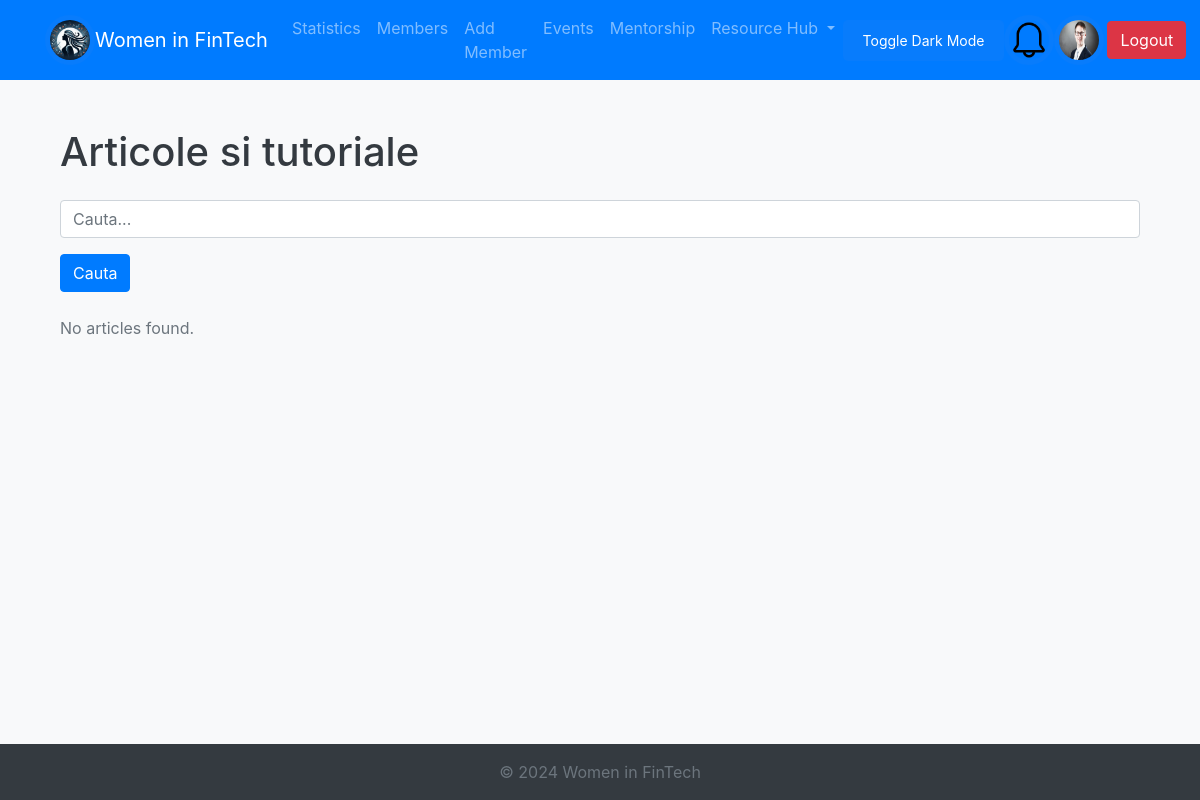
The page /articles.php (signed in) on the database as committed earlier.
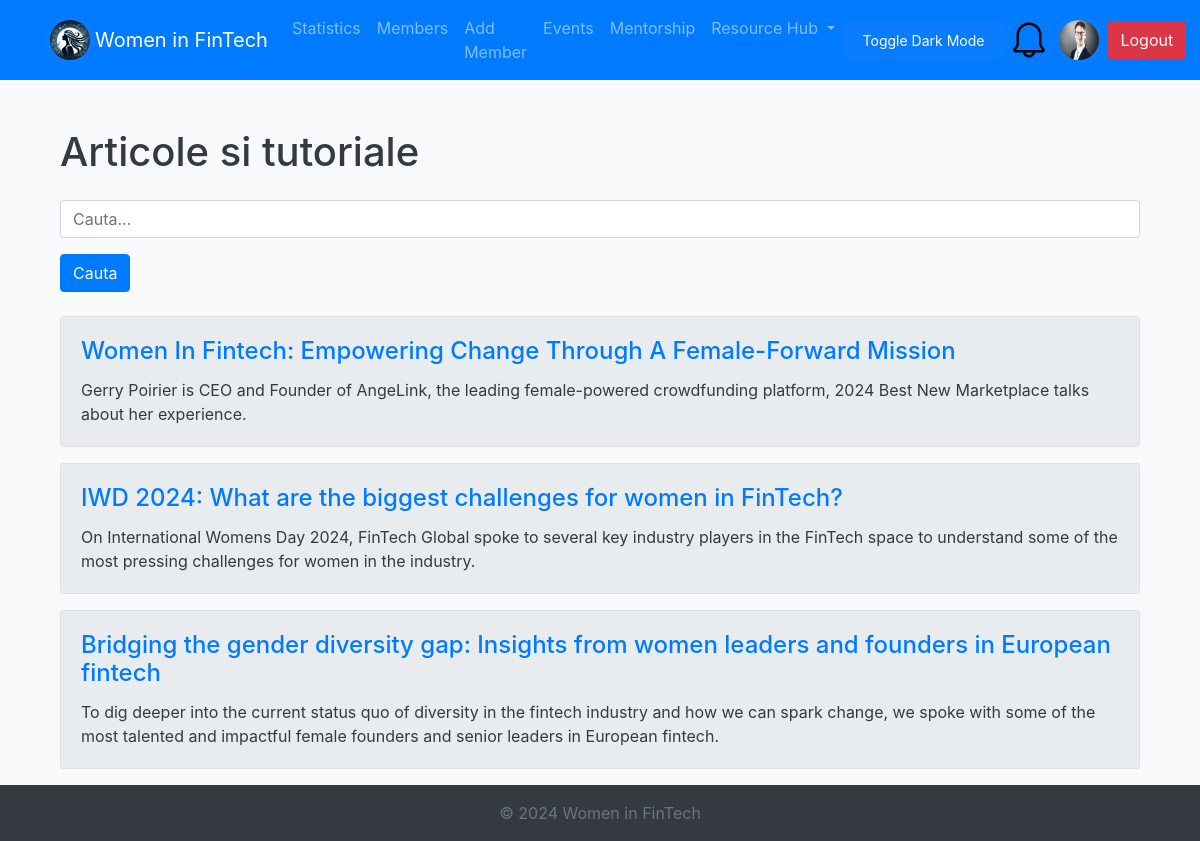
The same page on the database as committed later.
### tables this page shows
CREATE TABLE `members` (
  `id` int(11) NOT NULL,
  `first_name` varchar(50) NOT NULL,
  `last_name` varchar(50) NOT NULL,
  `email` varchar(100) NOT NULL,
  `profession` varchar(100) DEFAULT '-',
  `company` varchar(100) DEFAULT '-',
  `expertise` text DEFAULT NULL,
  `linkedin_profile` varchar(255) DEFAULT NULL,
  `pfp` varchar(500) NOT NULL DEFAULT 'resources/default_profile_pic.jpg',
  `status` enum('admin','member','mentor') DEFAULT 'member',
  `created_at` timestamp NOT NULL DEFAULT current_timestamp(),
  `password` varchar(200) NOT NULL DEFAULT 'parola'
);

CREATE TABLE `articles` (
  `article_id` int(11) NOT NULL,
  `title` varchar(255) NOT NULL,
  `description` text NOT NULL,
  `full_content` text NOT NULL,
  `author` varchar(120) NOT NULL,
  `published_on` date NOT NULL DEFAULT current_timestamp()
);

### articles.php (the view, shortened to what this page needs)
<?php
include_once 'includes/header.php';
$database = new Database();
$db = $database->getConnection();
        ?>
        <?php
$searchQuery = isset($_GET['search']) ? trim($_GET['search']) : '';
$query = "SELECT * FROM articles WHERE 1=1";
$stmt = $db->prepare($query);
$stmt->execute();
$articles = $stmt->fetchAll(PDO::FETCH_ASSOC);
?>
<div class="container mt-4">
    <h1 class="mb-4">Articole si tutoriale</h1>
    <form method="GET" class="mb-4">
        <div class="form-group">
            <input type="text" name="search" class="form-control" placeholder="Cauta..." value="<?php echo htmlspecialchars($searchQuery); ?>">
        </div>
        <button type="submit" class="btn btn-primary">Cauta</button>
    </form>
    <?php if (!empty($articles)): ?>
        <?php foreach ($articles as $article): ?>
            <div class="card mb-3">
                <div class="card-body">
                    <h4 class="card-title">
                        <a href="articles.php?article_id=<?php echo urlencode($article['article_id']); ?>">
                            <?php echo htmlspecialchars($article['title']); ?>
                        </a>
                    </h4>
                    <p class="card-text"><?php echo htmlspecialchars($article['description']); ?></p>
                </div>
            </div>
        <?php endforeach; ?>
    <?php else: ?>
        <p class="text-muted">No articles found.</p>
    <?php endif; ?>
</div>
<?php
include_once "includes/footer.php";
?>

### includes/header.php (shortened to what this page needs)
<?php
$database = new Database();
$db = $database->getConnection();
if(isset($_SESSION['user'])){
    $userId = $_SESSION['user']['id'];
    $query = "SELECT pfp FROM members WHERE id = :id";
    $stmt = $db->prepare($query);
    $stmt->bindParam(':id', $userId, PDO::PARAM_INT);
    $stmt->execute();
    $user = $stmt->fetch(PDO::FETCH_ASSOC);
$profilePic = $user['pfp'] ?? 'resources/default_profile_pic.jpg';
} else {
    $profilePic = 'resources/default_profile_pic.jpg';
}
?>
<!DOCTYPE html>
<html lang="ro">
<head>
    <link rel="stylesheet"
          href="https://stackpath.bootstrapcdn.com/bootstrap/4.5.2/css/bootstrap.min.css">
    <link rel="stylesheet" href="css/style.css">
</head>
<body class="bg-light">
<nav class="navbar navbar-expand-lg navbar-dark bg-primary">
    <div class="container">
        <img class="logo" src="logo.png" style="width: 50px; height: auto; border-radius: 50%; border: 5px solid #087cfc;">
        <a class="navbar-brand" href="<?php echo isset($_SESSION['user']) ? 'dashboard.php' : 'index.php'; ?>">Women in FinTech</a>
        <div class="collapse navbar-collapse" id="navbarNav">
            <ul class="navbar-nav">
                <?php if (isset($_SESSION['user'])): ?>
                    <?php if ($_SESSION['user']['status'] === 'admin' || $_SESSION['user']['status'] === 'mentor'): ?>
                        <li class="nav-item">
                            <a class="nav-link" href="statistics.php">Statistics</a>
                        </li>
                    <?php endif; ?>
                    <?php if ($_SESSION['user']['status'] === 'admin'): ?>
                        <li class="nav-item">
                            <a class="nav-link" href="members.php">Members</a>
                        </li>
                        <li class="nav-item">
                            <a class="nav-link" href="add_member.php">Add Member</a>
                        </li>
                    <?php endif; ?>
                    <li class="nav-item">
                        <a class="nav-link" href="events.php">Events</a>
                    </li>
                    <li class="nav-item">
                        <a class="nav-link" href="mentorship.php">Mentorship</a>
                    </li>
                    <li class="nav-item dropdown">
                        <a class="nav-link dropdown-toggle" href="#" id="resourceHubDropdown" role="button" data-toggle="dropdown" aria-haspopup="true" aria-expanded="false">
                            Resource Hub
                        </a>
                    </li>
                <?php endif; ?>
            </ul>
        </div>
        <input onclick="darkMode()" id="darkButton" class="btn btn-primary" type="button" value="Toggle Dark Mode">
        <?php if (isset($_SESSION['user'])): ?>
        <div class="dropdown">
            <img class="pfp dropdown-toggle" id="notificationBell" data-toggle="dropdown" aria-haspopup="true" aria-expanded="false"
                 src="resources/bell.png" style="width: 50px; height: 50px; border-radius: 50%; border: 5px solid #087cfc; cursor: pointer;">
        </div>
        <?php endif; ?>
        <?php if (isset($_SESSION['user'])): ?>
        <a href="edit_profile.php" style="padding-right: 3px">
            <img class="pfp" src="<?php echo htmlspecialchars($profilePic); ?>" style="width: 50px; height: 50px; border-radius: 50%; border: 5px solid #087cfc;">
        </a>
        <?php endif; ?>
        <div class="ml-auto">
            <?php if (isset($_SESSION['user'])): ?>
                <a href="logout.php" class="btn btn-danger">Logout</a>
            <?php else: ?>
                <a href="login.php" class="btn btn-success">Login</a>
            <?php endif; ?>
    </div>
</nav>
<div class="container mt-4">

### includes/footer.php (shortened to what this page needs)
</div>
<footer class="footer mt-auto py-3 bg-dark" id="fter">
    <div class="container text-center">
        <span class="text-muted">© 2024 Women in FinTech </span>
    </div>
</footer>
</body>
</html>

### css/style.css (style rules this page uses)
body { min-height: 100vh; display: flex; flex-direction: column; }
.footer { margin-top: auto; }
.card-body { background-color: #e9ecef; }
.logo { border-radius: 50%; }
#darkButton { float: right; background-color: #087cfc; color: white; border: none; padding: 10px 20px; border-radius: 5px; cursor: pointer; font-size: 14px; }

Rows that differ between the two databases and show on the page:
added articles: title "Women In Fintech: Empowering Change Through A Female-Forward Mission", description "Gerry Poirier is CEO and Founder of AngeLink, the leading female-powered crowdfunding platform, 2024 Best New Marketplace talks about her experience."
added articles: title "IWD 2024: What are the biggest challenges for women in FinTech?", description "On International Womens Day 2024, FinTech Global spoke to several key industry players in the FinTech space to understand some of the most pressing challenges for women in the industry."
added articles: title "Bridging the gender diversity gap: Insights from women leaders and founders in European fintech", description "To dig deeper into the current status quo of diversity in the fintech industry and how we can spark change, we spoke with some of the most talented and impactful female founders and senior leaders in European fintech."
Other text that changed with them:
text no longer shown: "No articles found."
